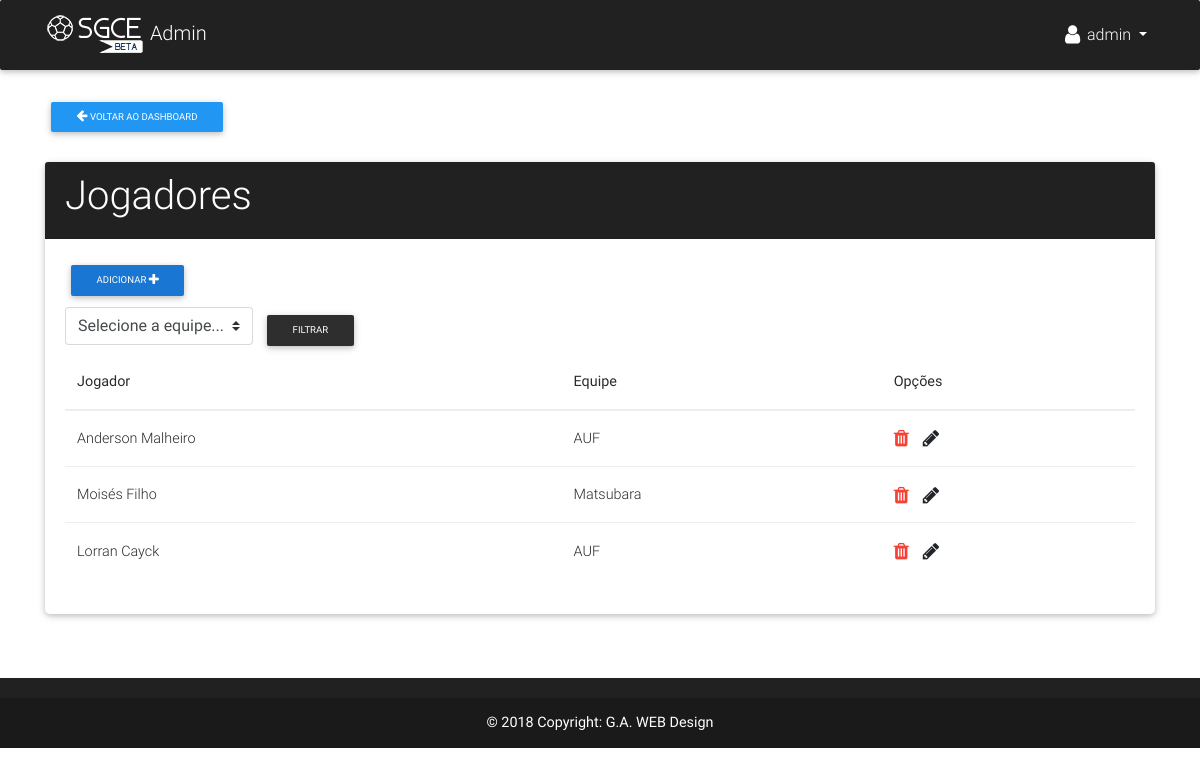
Page /manager/campeonatos/1/list_jogador/ (signed in) on the committed database.
### app/models.py (models this page shows, shortened)
class Jogador(models.Model):
    nome = models.CharField('Nome', max_length=50)
    sobrenome = models.CharField('Sobrenome', max_length=100)
    apelido = models.CharField('Apelido', max_length=30, null=True, blank=True)
    idade = models.PositiveIntegerField('Idade', null=True, blank=True)
    camisa = models.PositiveIntegerField('N° Camisa', null=True, blank=True)
    rua = models.CharField('Rua', max_length=50)
    bairro = models.CharField('Bairro', max_length=50)
    cidade = models.CharField('Cidade', max_length=50)
    total_gols = models.PositiveIntegerField('Gols', default=0)
    total_gols_contra = models.PositiveIntegerField('Gols contra', default=0)
    total_cartoes_amarelos = models.PositiveIntegerField('Cartões amarelos', default=0)
    total_cartoes_vermelhos = models.PositiveIntegerField('Cartões vermelhos', default=0)
    cartoes_acumulados = models.PositiveIntegerField('Cartões acumulados', default=0)
    disponivel = models.BooleanField(default=True)
    equipe = models.ForeignKey(Equipe, verbose_name='Equipe')
    foto = models.ImageField('Foto', upload_to='fotos/', null=True, blank=True)
    campeonato = models.PositiveIntegerField('Campeonato', default=0)
    created_at = models.DateTimeField(auto_now_add=True)
    class Meta:
        verbose_name='Jogador'
        verbose_name_plural = 'Jogadores'
    def __str__(self):
        return '%s %s' % (self.nome, self.sobrenome)

class Equipe(models.Model):
    nome = models.CharField('Nome', max_length=50)
    pontos = models.PositiveIntegerField('Pts', default=0)
    vitorias = models.PositiveIntegerField('V', default=0)
    empates = models.PositiveIntegerField('E', default=0)
    derrotas = models.PositiveIntegerField('D', default=0)
    gols_marcados = models.PositiveIntegerField('GP', default=0)
    gols_sofridos = models.PositiveIntegerField('GC', default=0)
    saldo_gols = models.PositiveIntegerField('SG', default=0)
    grupo = models.ForeignKey(Grupo, verbose_name='Grupo', null=True, blank=True)
    campeonato = models.PositiveIntegerField('Campeonato', default=0)
    emblema = models.ImageField('Emblema', upload_to='emblemas/', null=True, blank=True)
    class Meta:
        ordering = ['-pontos', '-vitorias', '-empates', '-derrotas','-saldo_gols']
    def __str__(self):
        return self.nome

### app/views.py (the view)
# urls.py: url(r'^manager/campeonatos/(?P<pk>[0-9]+)/list_jogador/$', jogador_list, name='list_jogador'),
@login_required(login_url='/manager/login/')
def jogador_list(request, pk):
    equipes = Equipe.objects.filter(campeonato=pk)
    if request.method == 'GET':
        if 'equipe' in request.GET:
            jogadores = Jogador.objects.filter(equipe = request.GET['equipe'])
            return render(request, 'manager/read/listar_jogadores.html', {'equipes': equipes, 'jogadores': jogadores, 'pk':pk})
        else:
            jogadores = Jogador.objects.filter(campeonato=pk).order_by('pk')
            return render(request, 'manager/read/listar_jogadores.html', {'equipes': equipes, 'jogadores':jogadores, 'pk':pk})

### app/templates/manager/read/listar_jogadores.html (shortened to what this page needs)
{% extends 'manager/base.html' %}
{% block content %}
<br><br>
<div class="row">
  <div class="col-lg-12">
    <a href="{% url 'manage_campeonato' pk=pk %}" class="btn btn-sm blue">
        <span class="fa fa-arrow-left"></span>
        Voltar ao dashboard
    </a>
    <div class="row justify-content-center mt-4">
      <div class="col-lg-12">
        <div class="card">
          <div class="card-header elegant-color-dark white-text">
            <h1 class="h1-responsive">Jogadores</h1>
          </div>
          <div class="card-body">
            <a href="{% url 'create_jogador' pk=pk %}" class="pull-left black-text mr-5 btn btn-blue btn-sm">
                Adicionar
                <span class="fa fa-plus fa-lg white-text"></span>
            </a><br><br>
            <form method="get" class="form-inline">
                <select class="custom-select mb-2 mr-sm-2 mb-sm-0" id="equipe" name="equipe" required>
                    <option value="">Selecione a equipe...</option>
                </select>
                <button type="submit" class="btn btn-elegant btn-sm">Filtrar</button>
            </form>
            {% if jogadores %}
            <div class="table-responsive">
                <table class="table">
                    <thead>
                        <th>Jogador</th>
                        <th>Equipe</th>
                        <th>Opções</th>
                    </thead>
                    <tbody>
                        {% for j in jogadores %}
                        <tr>
                            <td>{{j}}</td>
                            <td>{{j.equipe}}</td>
                            <td>
                                <a href="{% url 'jogador_remove' c=j.campeonato pk=j.pk %}">
                                    <span class="fa fa-trash fa-lg red-text"></span>
                                </a>
                                <a href="{% url 'jogador_edit' c=j.campeonato pk=j.pk %}">
                                    <span class="fa fa-pencil fa-lg"></span>
                                </a>
                            </td>
                        </tr>
                        {% endfor %}
                    </tbody>
                </table>
            </div>
            {% else %}
            <p>Ainda não há jogadores cadastrados =(</p>
            {% endif %}
          </div>
        </div>
      </div>
    </div>
  </div>
</div>
{% endblock %}

### app/templates/manager/base.html (shortened to what this page needs)
{% load static %}
<!DOCTYPE html>
<html lang="pt-br">
<head>
  <link rel="stylesheet" href="https://maxcdn.bootstrapcdn.com/font-awesome/4.7.0/css/font-awesome.min.css">
  <link href="{% static 'css/bootstrap.min.css' %}" rel="stylesheet">
  <link href="{% static 'css/mdb.min.css' %}" rel="stylesheet">
  <link href="{% static 'css/style.css' %}" rel="stylesheet">
  <link href="https://cdnjs.cloudflare.com/ajax/libs/summernote/0.8.9/summernote-lite.css" rel="stylesheet">
</head>
<body>
  <header>
    <nav class="navbar navbar-expand-lg navbar-dark elegant-color-dark fixed-top">
      <div class="container">
        <a class="navbar-brand" href="/manager/">
          <img src="{% static 'img/logo.png' %}" alt=""> Admin
        </a>
        <div class="collapse navbar-collapse" id="navbarSupportedContent">
          {% if request.user.is_authenticated %}
          <ul class="navbar-nav nav-flex-icons">
            <li class="nav-item btn-group">
              <a class="nav-link dropdown-toggle" id="navbarDropdownMenuLink" data-toggle="dropdown" aria-haspopup="true" aria-expanded="false">
                <i class="fa fa-user fa-lg"></i>
                {{ user.username }}
              </a>
            </li>
        </ul>
        {% endif %}
        </div>
      </div>
    </nav>
  </header>
  <main>
    <div class="container">
      {% block content %} {% endblock content %}
    </div>
  </main>
  <footer class="page-footer center-on-small-only elegant-color-dark">
    <div class="footer-copyright">
      <div class="container-fluid white-text">
        <strong>© 2018 Copyright: <a href="#"> G.A. WEB Design </a></strong>
      </div>
    </div>
  </footer>
</body>
</html>

### SGCE/static/css/style.css (style rules this page uses)
main { padding-top: 3rem; padding-bottom: 2rem; }
.navbar { background-color: #414a5c; }
footer.page-footer { background-color: #414a5c; margin-top: 2rem; }
.card { font-weight: 300; }

### rows in the picture
Jogador: nome+sobrenome "Anderson Malheiro", equipe "AUF"
Jogador: nome+sobrenome "Moisés Filho", equipe "Matsubara"
Jogador: nome+sobrenome "Lorran Cayck", equipe "AUF"

### other values in the picture
{{ user.username }} "admin"
